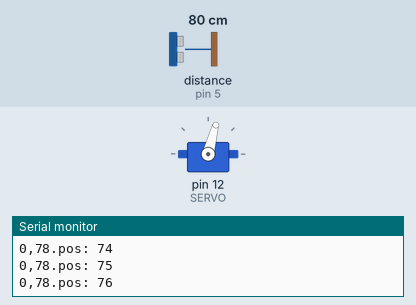
Bench run of a sketch on a simulated Arduino Uno, built with avr-gcc and run on an emulated ATmega328P. Parts: servo, the last lines printed to the serial monitor. Wiring (inferred from the names in the program): ultrasonic range finder: trigger pin 4; echo pin 5. The test bench sets the inputs (shaded band); at power-on: distance to the obstacle (sensor on pin 5) 80 cm. The echo pulse lasts 58.3 µs per cm.

Above: at 1.2 s.
1.3 s: distance to the obstacle (sensor on pin 5) set to 250 cm
At 4.03 s:
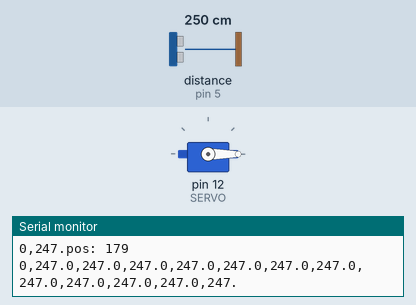
4.3 s: distance to the obstacle (sensor on pin 5) set to 2 cm
7.3 s: distance to the obstacle (sensor on pin 5) set to 60 cm
10.3 s: distance to the obstacle (sensor on pin 5) set to 4 cm
Timing chart, 0 to 14.3 s (numbered marks = the images above; inputs shaded):
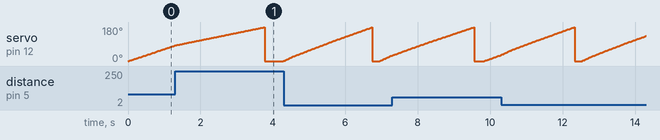

The sketch:

arduino-radar.ino
```cpp
#include <SPI.h>
//#include <Servo.h>
#include <VarSpeedServo.h>
#include <hcsr04.h>

#define SERVO 12
#define PINO_TRIG 4
#define PINO_ECHO 5

VarSpeedServo microServo;
HCSR04 ultrasonic(PINO_TRIG, PINO_ECHO, 20, 4000);

long duration;
int distance;
int pos = 0;

void setup() {
  pinMode(PINO_TRIG, OUTPUT);
  pinMode(PINO_ECHO, INPUT);
  Serial.begin(9600);
  microServo.attach(SERVO);
  microServo.write(0);
}
void loop() {
  for (int i = 0; i <= 179; i++) {
    Serial.print("pos: ");
    Serial.println(i);

    microServo.write(i);
    delay(10);

    distance = calculateDistance(); // Calls a function for calculating the distance measured by the Ultrasonic sensor for each degree
    Serial.print(pos); // Sends the current degree into the Serial Port
    Serial.print(","); // Sends addition character right next to the previous value needed later in the Processing IDE for indexing
    Serial.print(distance); // Sends the distance value into the Serial Port
    Serial.print("."); // Sends addition character right next to the previous value needed later in the Processing IDE for indexing
  }

  // Repeats the previous lines from 165 to 15 degrees
  for (int i = 18; i >= 0; i--) {
    microServo.write(pos);
    delay(10);

   distance = calculateDistance();
    Serial.print(pos);
    Serial.print(",");
    Serial.print(distance);
    Serial.print(".");
  }
}

int calculateDistance() {
  digitalWrite(PINO_TRIG, LOW);
  delayMicroseconds(2);

  digitalWrite(PINO_TRIG, HIGH);
  delayMicroseconds(10);
  digitalWrite(PINO_TRIG, LOW);

  duration = pulseIn(PINO_ECHO, HIGH); // Reads the echoPin, returns the sound wave travel time in microseconds
  distance = duration * 0.034 / 2;
  return distance;
}
```
